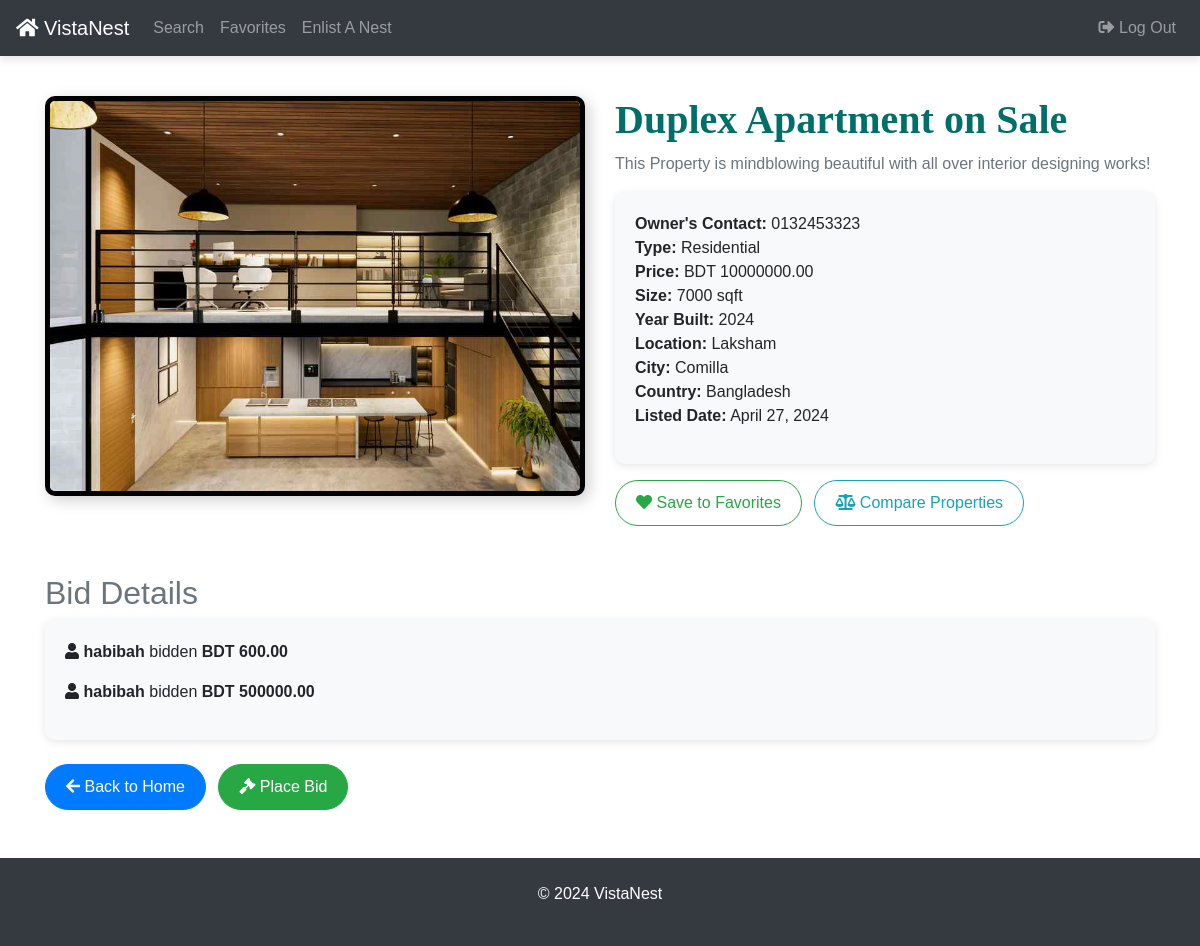
The page /details/24 on the database its author committed.
### platforms/models.py (models this page shows, shortened)
class Platform(models.Model):
    property_type_choices = [
        ('Residential', 'Residential'),
        ('Commercial', 'Commercial'),
        ('Land', 'Land'),
        ('Industrial', 'Industrial'),
        ('Special Purpose', 'Special Purpose')
    ]
    owner_contact_number = models.CharField(max_length=15, blank=True, null=True)
    title = models.CharField(max_length=100)
    description = models.TextField(default="This Property is mindblowing!")
    property_type = models.CharField(max_length=20, choices=property_type_choices)
    price = models.DecimalField(max_digits=10, decimal_places=2)
    size_sqft = models.PositiveIntegerField()
    year_built = models.PositiveIntegerField()
    location = models.CharField(max_length=100)
    city = models.CharField(max_length=50)
    country = models.CharField(max_length=50)
    listed_date = models.DateField(auto_now_add=True)
    image = models.ImageField(upload_to='platform_image/', blank=True, null=True, default='platform_image/houses.png')

class Bid(models.Model):
    user = models.ForeignKey(User, on_delete=models.CASCADE)
    property = models.ForeignKey(Platform, on_delete=models.CASCADE, related_name='bids')
    amount = models.DecimalField(max_digits=10, decimal_places=2)
    bid_status = models.CharField(max_length=20, choices=[
        ('Pending', 'Pending'),
        ('Accepted', 'Accepted'),
        ('Rejected', 'Rejected')
    ], default='Pending')
    date_placed = models.DateTimeField(auto_now_add=True)

### mysite/views.py (the view)
# urls.py: path('details/<int:property_id>', views.details, name='details'),
def details(request, property_id):
    platform = get_object_or_404(Platform, pk=property_id)
    bids = platform.bids.all().select_related('user')
    return render(request, 'details.html', {
    "platform": platform,  'bids': bids,
  })

### templates/details.html (shortened to what this page needs)
<!DOCTYPE html>
<html lang="en">
<head>
    <link rel="stylesheet" href="https://cdn.jsdelivr.net/npm/bootstrap@4.3.1/dist/css/bootstrap.min.css">
    <link rel="stylesheet" href="https://cdnjs.cloudflare.com/ajax/libs/font-awesome/5.15.4/css/all.min.css">
</head>
<body>
    <nav class="navbar navbar-expand-md navbar-dark bg-dark fixed-top">
       <a class="navbar-brand text-white" href="{% url 'home' %}">
             <i class="fas fa-home text-white"></i> VistaNest
        </a>
        <div class="collapse navbar-collapse" id="navbarNav">
            <ul class="navbar-nav">
                <li class="nav-item"><a class="nav-link" href="{% url 'search' %}">Search</a></li>
                <li class="nav-item"><a class="nav-link" href="{% url 'favorites' %}">Favorites</a></li>
                <li class="nav-item"><a class="nav-link" href="{% url 'add-platform' %}">Enlist A Nest</a></li>
            </ul>
            <ul class="navbar-nav ml-auto">
                <li class="nav-item">
                    <a href="{% url 'logout' %}" class="nav-link">
                        <i class="fas fa-sign-out-alt"></i> Log Out
                    </a>
                </li>
            </ul>
        </div>
    </nav>
    <div class="container mt-5 pt-5">
        <div class="row">
        <div class="col-md-6 text-center">
            {% if platform.image %}
                <img src="{{ platform.image.url }}" alt="Property Image" class="img-fluid property-image">
            {% else %}
            <div class="property-placeholder d-flex flex-column align-items-center justify-content-center">
                <i class="fas fa-home fa-7x text-muted"></i>
                <p class="mt-3 text-muted">Image not available</p>
            </div>
            {% endif %}
        </div>
            <div class="col-md-6">
            <h1 class="text-blue-teal custom-font"><b>{{ platform.title }}</b></h1>
                <p class="text-muted">{{ platform.description }}</p>
                <div class="info-section">
                    <ul class="list-unstyled">
                        <li><strong>Owner's Contact:</strong> {{ platform.owner_contact_number }}</li>
                        <li><strong>Type:</strong> {{ platform.property_type }}</li>
                        <li><strong>Price:</strong> BDT {{ platform.price }}</li>
                        <li><strong>Size:</strong> {{ platform.size_sqft }} sqft</li>
                        <li><strong>Year Built:</strong> {{ platform.year_built }}</li>
                        <li><strong>Location:</strong> {{ platform.location }}</li>
                        <li><strong>City:</strong> {{ platform.city }}</li>
                        <li><strong>Country:</strong> {{ platform.country }}</li>
                        <li><strong>Listed Date:</strong> {{ platform.listed_date }}</li>
                    </ul>
                </div><div class="mt-3">
    <a href="{% url 'add_to_favorites' platform.id %}" class="btn btn-outline-success btn-custom">
        <i class="fas fa-heart"></i> Save to Favorites
    </a>
  <a href="{% url 'compare_properties' %}?platform_id={{ platform.id }}" class="btn btn-outline-info btn-custom rounded-pill ml-2">
        <i class="fas fa-balance-scale"></i> Compare Properties
    </a>
</div>
            </div>
        </div>
        <div class="mt-5">
            <h2 class="text-secondary">Bid Details</h2>
            <div class="info-section">
                {% if bids %}
                    {% for bid in bids %}
                        <p><i class="fas fa-user"></i> <strong>{{ bid.user.username }}</strong> bidden <strong>BDT {{ bid.amount }}</strong></p>
                    {% endfor %}
                {% else %}
                    <p>No bids available yet. Be the first to place a bid!</p>
                {% endif %}
            </div>
        </div>
        <div class="mt-4">
            <a href="{% url 'home' %}" class="btn btn-primary btn-custom">
                <i class="fas fa-arrow-left"></i> Back to Home
            </a>
               <a href="{% url 'place_bid' platform.id %}" class="btn btn-success btn-custom ml-2">
        <i class="fas fa-gavel"></i> Place Bid
    </a>
        </div>
    </div>
    <footer class="text-center py-4 mt-5">
        <div class="container">
            <p>&copy; 2024 VistaNest</p>
        </div>
    </footer>
</body>
</html>

### templates/details.html (style rules this page uses)
body { font-family: 'Arial', sans-serif; }
.navbar { box-shadow: 0 4px 8px rgba(0, 0, 0, 0.1); }
.text-blue-teal { color: #006f6a; }
.custom-font { font-family: 'Garamond', Serif; }
.navbar-brand i { color: #ffc107; }
.property-image { width: 100%; height: 400px; object-fit: cover; border-radius: 10px; border: 5px solid #000; box-shadow: 4px 4px 15px rgba(0, 0, 0, 0.2); }
.info-section { background-color: #f8f9fa; border-radius: 10px; padding: 20px; box-shadow: 0px 2px 8px rgba(0, 0, 0, 0.1); }
.btn-custom { border-radius: 30px; padding: 10px 20px; }
footer { background-color: #343a40; color: #fff; }

### rows shown on the page
Platform: image (picture), title "Duplex Apartment on Sale", description "This Property is mindblowing beautiful with all over interior designing works!", owner_contact_number "0132453323", property_type "Residential", price "10000000.00", size_sqft "7000", year_built "2024", location "Laksham", city "Comilla", country "Bangladesh", listed_date "April 27, 2024"
Bid: user.username "habibah", amount "600.00"
Bid: user.username "habibah", amount "500000.00"
